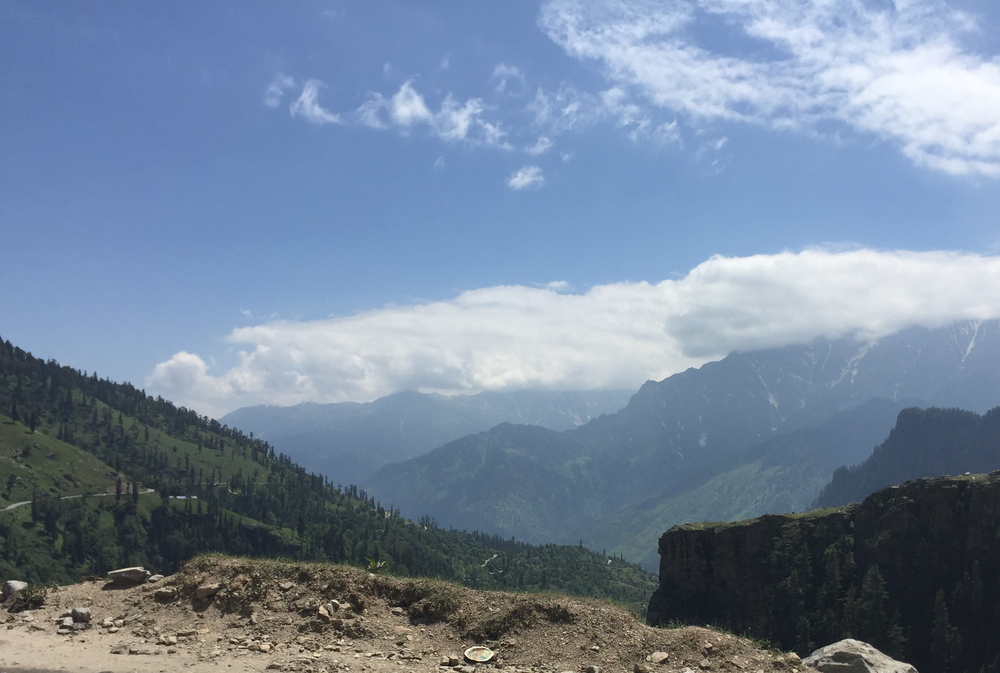
#> input picture Assignment 11/OpenCV-Python-Program-to-analyze-an-image-using-Histogram-5.png, 1000 x 673 px, shrunk from 2700 x 1818 before the run
$ jupyter execute 'Assignment 11.ipynb'
#> lines starting #> are read from the running program, lines starting #| are printed output that depends on the picture
[cell 1]
import cv2
import numpy as np
import matplotlib.pyplot as plt

# Load the image
image_path = 'OpenCV-Python-Program-to-analyze-an-image-using-Histogram-5.png'  # Replace with your image path
image = cv2.imread(image_path)
#> image is the input picture: shape (673, 1000, 3); mean B, G, R 156.3, 134.2, 116.8

# Convert image from BGR to RGB
image_rgb = cv2.cvtColor(image, cv2.COLOR_BGR2RGB)

# Calculate the histograms for the color channels
color = ('r', 'g', 'b')
for i, col in enumerate(color):
    histogram = cv2.calcHist([image_rgb], [i], None, [256], [0, 256])
    plt.plot(histogram, color=col)
    plt.xlim([0, 256])

# Plot the histograms
plt.title('Histogram for color scale picture')
plt.xlabel('Pixel Value')
plt.ylabel('Frequency')
plt.legend(('Red', 'Green', 'Blue'))
plt.show()
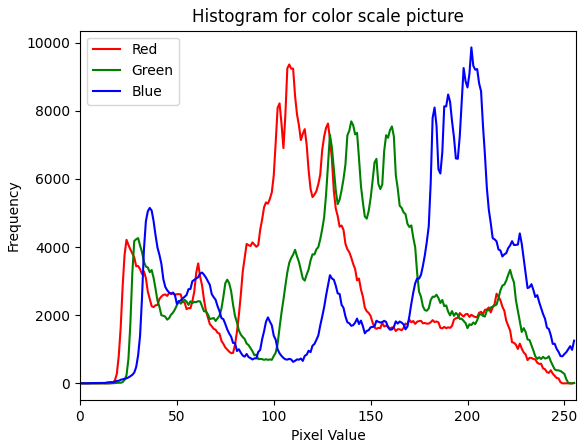
#> figure drawn by matplotlib, 1 panel; curve peaks at x = 108, y = 9357; curve peaks at x = 140, y = 7688; curve peaks at x = 202, y = 9858
